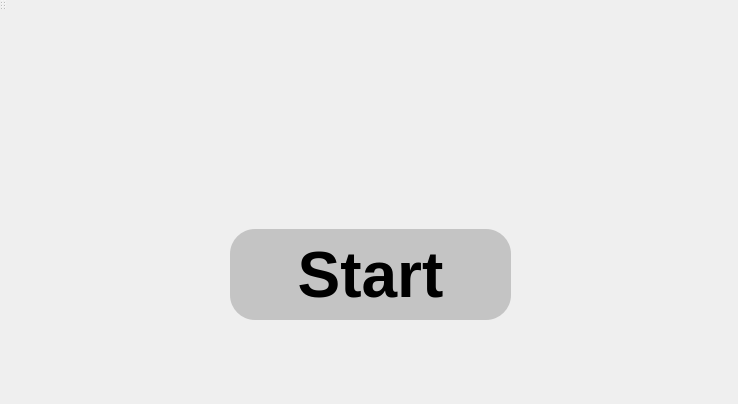
<?xml version="1.0" encoding="UTF-8"?>
<ui version="4.0">
 <class>MainWindow</class>
 <widget class="QMainWindow" name="MainWindow">
  <property name="geometry">
   <rect>
    <x>0</x>
    <y>0</y>
    <width>738</width>
    <height>404</height>
   </rect>
  </property>
  <property name="windowTitle">
   <string>词法分析器</string>
  </property>
  <property name="windowIcon">
   <iconset>
    <normaloff>../picture/mylogo2.ico</normaloff>../picture/mylogo2.ico</iconset>
  </property>
  <property name="styleSheet">
   <string notr="true">padding:0;
marning:0;
border:0;</string>
  </property>
  <widget class="QWidget" name="centralWidget">
   <widget class="QWidget" name="widget" native="true">
    <property name="geometry">
     <rect>
      <x>0</x>
      <y>-40</y>
      <width>741</width>
      <height>411</height>
     </rect>
    </property>
    <property name="styleSheet">
     <string notr="true">background:url(:/picture/main.png);
background-size:cover;
background-repeat:no-repeat;
</string>
    </property>
    <widget class="QPushButton" name="pushButton">
     <property name="geometry">
      <rect>
       <x>230</x>
       <y>260</y>
       <width>281</width>
       <height>91</height>
      </rect>
     </property>
     <property name="styleSheet">
      <string notr="true">width: 271px;
height: 84px;
top: 263px;
left: 232px;
border-radius:25;
background: rgb(196, 196, 196);
font-size:64px;
font-weight:900;</string>
     </property>
     <property name="text">
      <string>Start</string>
     </property>
    </widget>
   </widget>
  </widget>
  <widget class="QToolBar" name="mainToolBar">
   <attribute name="toolBarArea">
    <enum>TopToolBarArea</enum>
   </attribute>
   <attribute name="toolBarBreak">
    <bool>false</bool>
   </attribute>
  </widget>
  <widget class="QStatusBar" name="statusBar"/>
 </widget>
 <layoutdefault spacing="6" margin="11"/>
 <resources/>
 <connections/>
</ui>
